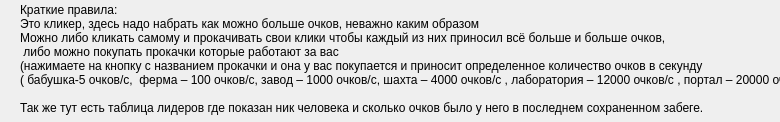
<?xml version="1.0" encoding="UTF-8"?>
<ui version="4.0">
 <class>Help_Rules</class>
 <widget class="QDialog" name="Help_Rules">
  <property name="geometry">
   <rect>
    <x>0</x>
    <y>0</y>
    <width>780</width>
    <height>122</height>
   </rect>
  </property>
  <property name="windowTitle">
   <string>help</string>
  </property>
  <widget class="QDialogButtonBox" name="button_ok">
   <property name="geometry">
    <rect>
     <x>250</x>
     <y>140</y>
     <width>81</width>
     <height>32</height>
    </rect>
   </property>
   <property name="orientation">
    <enum>Qt::Horizontal</enum>
   </property>
   <property name="standardButtons">
    <set>QDialogButtonBox::NoButton</set>
   </property>
  </widget>
  <widget class="QLabel" name="label">
   <property name="geometry">
    <rect>
     <x>20</x>
     <y>-30</y>
     <width>1081</width>
     <height>191</height>
    </rect>
   </property>
   <property name="text">
    <string>Краткие правила:
Это кликер, здесь надо набрать как можно больше очков, неважно каким образом
Можно либо кликать самому и прокачивать свои клики чтобы каждый из них приносил всё больше и больше очков, 
 либо можно покупать прокачки которые работают за вас
(нажимаете на кнопку с названием прокачки и она у вас покупается и приносит определенное количество очков в секунду 
( бабушка-5 очков/c,  ферма – 100 очков/c, завод – 1000 очков/c, шахта – 4000 очков/с , лаборатория – 12000 очков/c , портал – 20000 очков/c))

Так же тут есть таблица лидеров где показан ник человека и сколько очков было у него в последнем сохраненном забеге.
</string>
   </property>
  </widget>
 </widget>
 <resources/>
 <connections>
  <connection>
   <sender>button_ok</sender>
   <signal>accepted()</signal>
   <receiver>Help_Rules</receiver>
   <slot>accept()</slot>
   <hints>
    <hint type="sourcelabel">
     <x>248</x>
     <y>254</y>
    </hint>
    <hint type="destinationlabel">
     <x>157</x>
     <y>274</y>
    </hint>
   </hints>
  </connection>
  <connection>
   <sender>button_ok</sender>
   <signal>rejected()</signal>
   <receiver>Help_Rules</receiver>
   <slot>reject()</slot>
   <hints>
    <hint type="sourcelabel">
     <x>316</x>
     <y>260</y>
    </hint>
    <hint type="destinationlabel">
     <x>286</x>
     <y>274</y>
    </hint>
   </hints>
  </connection>
 </connections>
</ui>
